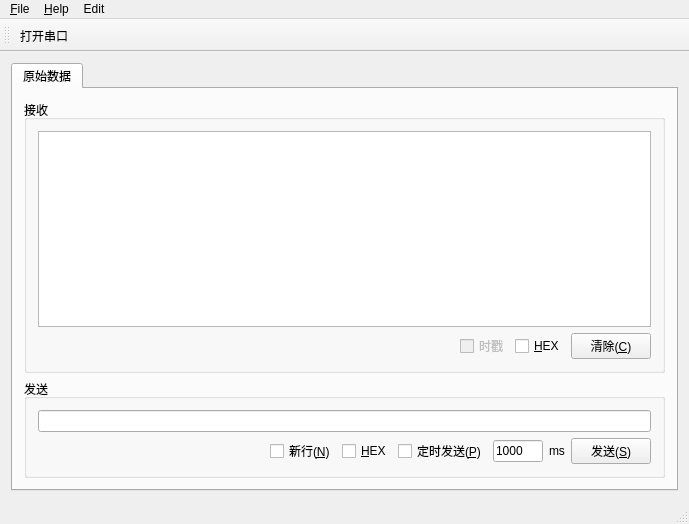
<?xml version="1.0" encoding="UTF-8"?>
<ui version="4.0">
 <class>MainWindow</class>
 <widget class="QMainWindow" name="MainWindow">
  <property name="geometry">
   <rect>
    <x>0</x>
    <y>0</y>
    <width>689</width>
    <height>524</height>
   </rect>
  </property>
  <property name="windowTitle">
   <string>Serialport Tools</string>
  </property>
  <property name="windowIcon">
   <iconset resource="images.qrc">
    <normaloff>:/icons/www.easyicon.net/Port_32px_530255_easyicon.net.png</normaloff>:/icons/www.easyicon.net/Port_32px_530255_easyicon.net.png</iconset>
  </property>
  <widget class="QWidget" name="centralWidget">
   <layout class="QHBoxLayout" name="horizontalLayout">
    <item>
     <widget class="QTabWidget" name="tabWidget">
      <property name="currentIndex">
       <number>0</number>
      </property>
      <widget class="QWidget" name="tab">
       <attribute name="title">
        <string>原始数据</string>
       </attribute>
       <layout class="QVBoxLayout" name="verticalLayout">
        <item>
         <widget class="QGroupBox" name="groupBox_2">
          <property name="title">
           <string>接收</string>
          </property>
          <layout class="QVBoxLayout" name="verticalLayout_2">
           <item>
            <widget class="QPlainTextEdit" name="plainTextEdit">
             <property name="readOnly">
              <bool>true</bool>
             </property>
            </widget>
           </item>
           <item>
            <layout class="QHBoxLayout" name="horizontalLayout_2">
             <item>
              <spacer name="horizontalSpacer_2">
               <property name="orientation">
                <enum>Qt::Horizontal</enum>
               </property>
               <property name="sizeHint" stdset="0">
                <size>
                 <width>40</width>
                 <height>20</height>
                </size>
               </property>
              </spacer>
             </item>
             <item>
              <widget class="QCheckBox" name="checkBoxTimestamp">
               <property name="enabled">
                <bool>false</bool>
               </property>
               <property name="text">
                <string>时戳</string>
               </property>
              </widget>
             </item>
             <item>
              <widget class="QCheckBox" name="checkBoxHexRecv">
               <property name="text">
                <string>&amp;HEX</string>
               </property>
              </widget>
             </item>
             <item>
              <widget class="QPushButton" name="pushButtonClean">
               <property name="text">
                <string>清除(&amp;C)</string>
               </property>
              </widget>
             </item>
            </layout>
           </item>
          </layout>
         </widget>
        </item>
        <item>
         <widget class="QGroupBox" name="groupBox_3">
          <property name="title">
           <string>发送</string>
          </property>
          <layout class="QVBoxLayout" name="verticalLayout_3">
           <item>
            <widget class="QLineEdit" name="lineEdit_2"/>
           </item>
           <item>
            <layout class="QHBoxLayout" name="horizontalLayout_4">
             <item>
              <spacer name="horizontalSpacer_4">
               <property name="orientation">
                <enum>Qt::Horizontal</enum>
               </property>
               <property name="sizeHint" stdset="0">
                <size>
                 <width>40</width>
                 <height>20</height>
                </size>
               </property>
              </spacer>
             </item>
             <item>
              <widget class="QCheckBox" name="checkBoxNewLine">
               <property name="text">
                <string>新行(&amp;N)</string>
               </property>
              </widget>
             </item>
             <item>
              <widget class="QCheckBox" name="checkBoxHexSend">
               <property name="text">
                <string>&amp;HEX</string>
               </property>
              </widget>
             </item>
             <item>
              <widget class="QCheckBox" name="checkBoxTimer">
               <property name="text">
                <string>定时发送(&amp;P)</string>
               </property>
              </widget>
             </item>
             <item>
              <widget class="QLineEdit" name="lineEditTime">
               <property name="maximumSize">
                <size>
                 <width>50</width>
                 <height>16777215</height>
                </size>
               </property>
               <property name="toolTip">
                <string>定时发送的周期，单位ms</string>
               </property>
               <property name="statusTip">
                <string>定时发送的周期，单位ms</string>
               </property>
               <property name="text">
                <string>1000</string>
               </property>
              </widget>
             </item>
             <item>
              <widget class="QLabel" name="label_2">
               <property name="text">
                <string>ms</string>
               </property>
              </widget>
             </item>
             <item>
              <widget class="QPushButton" name="pushButtonSend">
               <property name="text">
                <string>发送(&amp;S)</string>
               </property>
              </widget>
             </item>
            </layout>
           </item>
          </layout>
         </widget>
        </item>
       </layout>
      </widget>
     </widget>
    </item>
   </layout>
  </widget>
  <widget class="QMenuBar" name="menuBar">
   <property name="geometry">
    <rect>
     <x>0</x>
     <y>0</y>
     <width>689</width>
     <height>23</height>
    </rect>
   </property>
   <widget class="QMenu" name="menuFile">
    <property name="title">
     <string>&amp;File</string>
    </property>
    <addaction name="actionTogglePort"/>
    <addaction name="separator"/>
    <addaction name="actionExit"/>
   </widget>
   <widget class="QMenu" name="menuHelp">
    <property name="title">
     <string>&amp;Help</string>
    </property>
    <addaction name="actionAbout"/>
    <addaction name="actionAboutQt"/>
   </widget>
   <widget class="QMenu" name="menuEdit">
    <property name="title">
     <string>Edit</string>
    </property>
    <addaction name="actionSetSerialParams"/>
   </widget>
   <addaction name="menuFile"/>
   <addaction name="menuHelp"/>
   <addaction name="menuEdit"/>
  </widget>
  <widget class="QStatusBar" name="statusBar"/>
  <widget class="QToolBar" name="toolBar">
   <property name="windowTitle">
    <string>toolBar</string>
   </property>
   <attribute name="toolBarArea">
    <enum>TopToolBarArea</enum>
   </attribute>
   <attribute name="toolBarBreak">
    <bool>false</bool>
   </attribute>
   <addaction name="actionTogglePort"/>
  </widget>
  <action name="actionExit">
   <property name="text">
    <string>退出(&amp;x)</string>
   </property>
   <property name="iconText">
    <string>退出</string>
   </property>
   <property name="toolTip">
    <string>退出</string>
   </property>
  </action>
  <action name="actionAbout">
   <property name="text">
    <string>&amp;About...</string>
   </property>
  </action>
  <action name="actionAboutQt">
   <property name="text">
    <string>About &amp;Qt</string>
   </property>
  </action>
  <action name="actionTogglePort">
   <property name="checkable">
    <bool>true</bool>
   </property>
   <property name="icon">
    <iconset resource="images.qrc">
     <normaloff>:/icons/www.easyicon.net/network_port_disconnect_32px_1083440_easyicon.net.png</normaloff>:/icons/www.easyicon.net/network_port_disconnect_32px_1083440_easyicon.net.png</iconset>
   </property>
   <property name="text">
    <string>打开串口(&amp;T)</string>
   </property>
   <property name="iconText">
    <string>打开串口</string>
   </property>
   <property name="toolTip">
    <string>打开串口</string>
   </property>
  </action>
  <action name="actionSetSerialParams">
   <property name="text">
    <string>Serial Param</string>
   </property>
  </action>
 </widget>
 <layoutdefault spacing="6" margin="11"/>
 <tabstops>
  <tabstop>pushButtonSend</tabstop>
  <tabstop>lineEdit_2</tabstop>
  <tabstop>checkBoxNewLine</tabstop>
  <tabstop>checkBoxHexSend</tabstop>
  <tabstop>checkBoxTimer</tabstop>
  <tabstop>lineEditTime</tabstop>
  <tabstop>checkBoxTimestamp</tabstop>
  <tabstop>checkBoxHexRecv</tabstop>
  <tabstop>pushButtonClean</tabstop>
  <tabstop>plainTextEdit</tabstop>
  <tabstop>tabWidget</tabstop>
 </tabstops>
 <resources>
  <include location="images.qrc"/>
 </resources>
 <connections>
  <connection>
   <sender>actionExit</sender>
   <signal>triggered()</signal>
   <receiver>MainWindow</receiver>
   <slot>close()</slot>
   <hints>
    <hint type="sourcelabel">
     <x>-1</x>
     <y>-1</y>
    </hint>
    <hint type="destinationlabel">
     <x>199</x>
     <y>149</y>
    </hint>
   </hints>
  </connection>
 </connections>
</ui>
